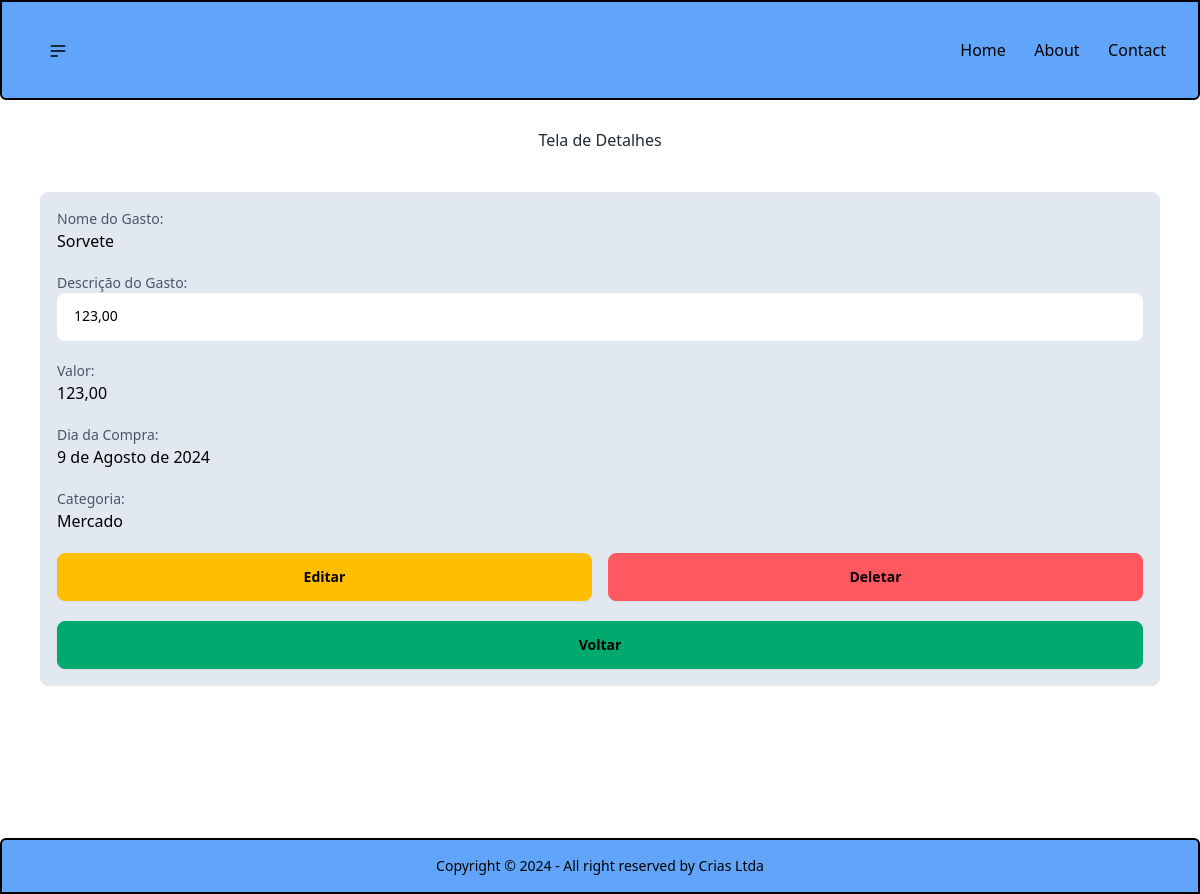
Page /info_gasto/6 on the earlier database version.
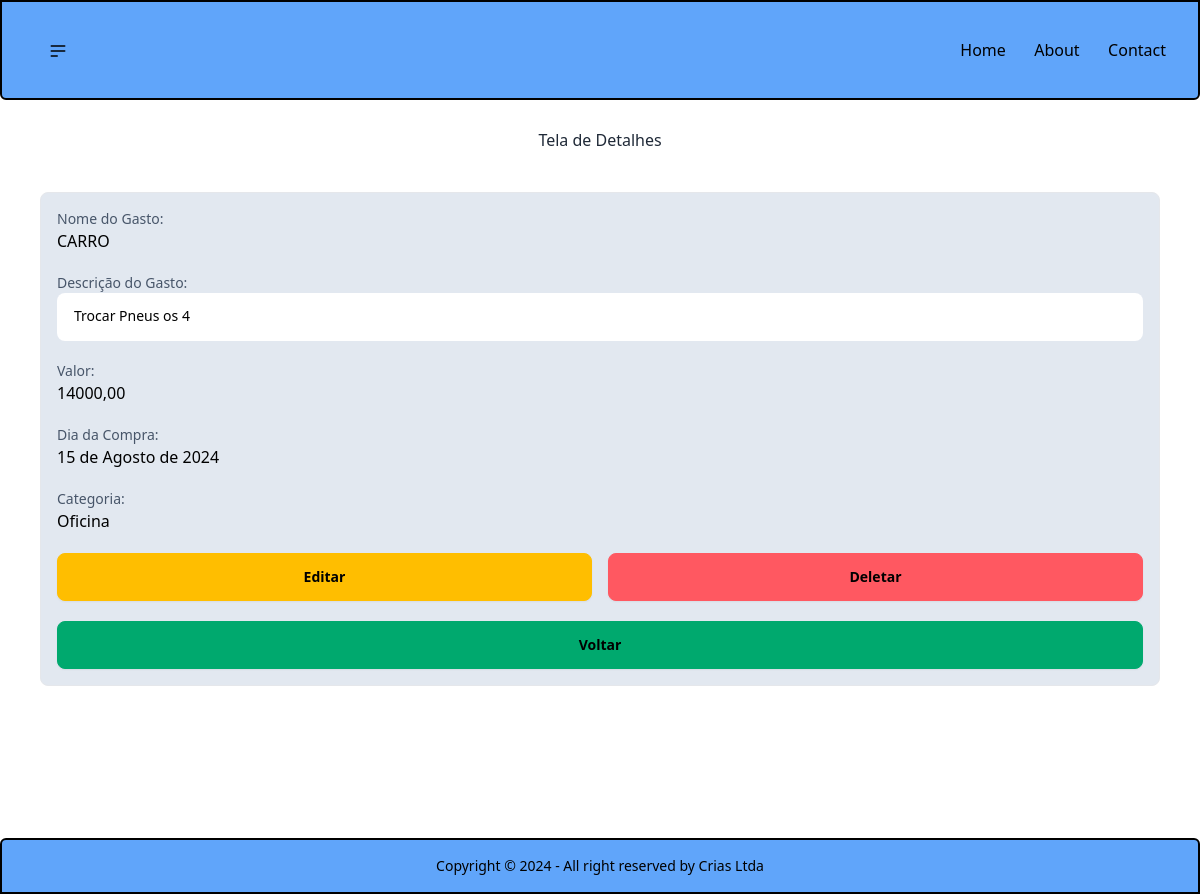
Same page on the later database version.
### nota/models.py (models this page shows, shortened)
class Nota(models.Model):
    name = models.CharField(max_length=255, help_text='Titulo para a compra feita')
    description = models.TextField(max_length=255, blank=True, help_text='Descrição do que foi comprado')
    value = models.DecimalField(blank=True, max_digits=10, decimal_places=2, help_text='Valor da Compra')
    datetime = models.DateField(blank=True,  help_text='Dia em que a comprar foi efetuada')
    category = models.ForeignKey(Category, on_delete=models.CASCADE, help_text='Categoria da Comprar feita')

class Category(models.Model):
    name = models.CharField(max_length=255)
    def __str__(self):
        return self.name

### nota/views.py (the view)
# urls.py: path('info_gasto/<int:pk>', views.detail_gasto, name='info_gasto'),
def detail_gasto(request, pk):
    nota = get_object_or_404(Nota, pk=pk)
    return render(request, 'nota/crud/detail.html', context={'nota': nota})

### templates/nota/crud/detail.html
{% extends 'nota/base/base.html' %}
{% block content %}
    <h1 class="flex  justify-center"> Tela de Detalhes</h1>
    <div class="card text-black bg-slate-200 grid grid-cols-1 gap-5 justify-center border rounded-lg m-6 p-4 sm:m-10">
        <label class="form-control">
            <span class="label-text text-slate-600">Nome do Gasto: </span>
            <span>{{ nota.name }} </span>
        </label>
        <label class="form-control">
            <span class="label-text  text-slate-600">Descrição do Gasto: </span>
            <span class="textarea bg-white h-20 max-h-fit">{{ nota.description }} </span>
        </label>
        <label class="form-control">
            <span class="label-text text-slate-600">Valor: </span>
            <span>{{ nota.value }} </span>
        </label>
        <label class="form-control">
            <span class="label-text text-slate-600">Dia da Compra: </span>
            <span>{{ nota.datetime }} </span>
        </label>
        <label class="form-control">
            <span class="label-text text-slate-600">Categoria: </span>
            <span>{{ nota.category }} </span>
        </label>
    <div class="grid grid-cols-2 gap-4">
        <a href="{% url 'update_gasto' nota.id %}" class="btn btn-warning">Editar</a>
        <a href="{% url 'delete_gasto' nota.id %}" class="btn btn-error">Deletar</a>
    </div>
    <a href="{% url 'home' %}" class="btn btn-success"> Voltar</a>
    </div>
{% endblock %}

Differences in the rows shown:
changed Nota: name "Sorvete" → "CARRO"; description "123,00" → "Trocar Pneus os 4"; value "123,00" → "14000,00"; datetime "9 de Agosto de 2024" → "15 de Agosto de 2024"; category "Mercado" → "Oficina"
